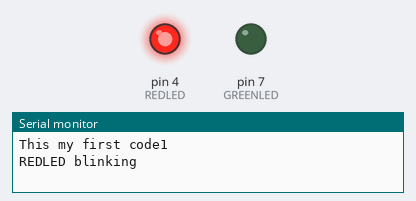
The sketch below on a simulated Arduino Uno, built with avr-gcc and run on an emulated ATmega328P. Shown: output pins drawn as LEDs (lit = HIGH), the last lines printed to the serial monitor.

Above: at 0.5 s.
At 10.5 s:
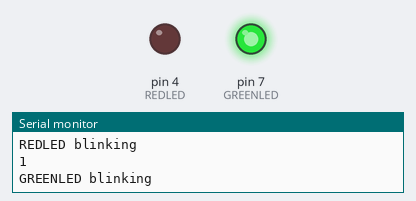
At 21.5 s:
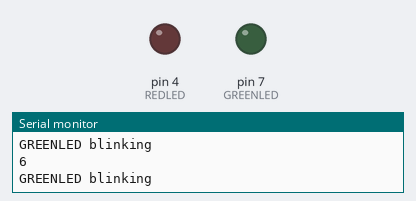
Timing chart, 0 to 28.6 s (numbered marks = the images above):
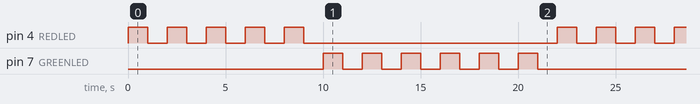

The sketch:

ass_001.ino
```cpp
int REDLED=4;
int GREENLED=7;
int blinknumberREDLED=5;
int blinknumberGREENLED=6;

void setup() {
  Serial.begin(9600);
  Serial.print("This my first code");
  pinMode(REDLED,OUTPUT);
  pinMode(GREENLED,OUTPUT);
  // put your setup code here, to run once:

}


void loop() {

  // put your main code here, to run repeatedly:
  for(int j=1; j<=blinknumberREDLED; j=j+1){
    Serial.println(j);
    Serial.println("REDLED blinking");
  digitalWrite(REDLED,HIGH);
  delay(1000);
  digitalWrite(REDLED,LOW);
  delay(1000);
  }
  for(int k=1; k<=blinknumberGREENLED; k=k+1){
       Serial.println(k);
    Serial.println("GREENLED blinking");
  digitalWrite(GREENLED,HIGH);
  delay(1000);
  digitalWrite(GREENLED,LOW);
  delay(1000);
  }
}
```

Measured:
- by itself, pin 4 (REDLED): repeats every 22.0 s: 4 × (LOW 1.0 s, HIGH 1.0 s), LOW 13.0 s, HIGH 1.0 s
- by itself, pin 7 (GREENLED): repeats every 22.0 s: 5 × (LOW 1.0 s, HIGH 1.0 s), LOW 11.0 s, HIGH 1.0 s
- by itself, everything shown: repeats every 22.0 s, in 22 steps
